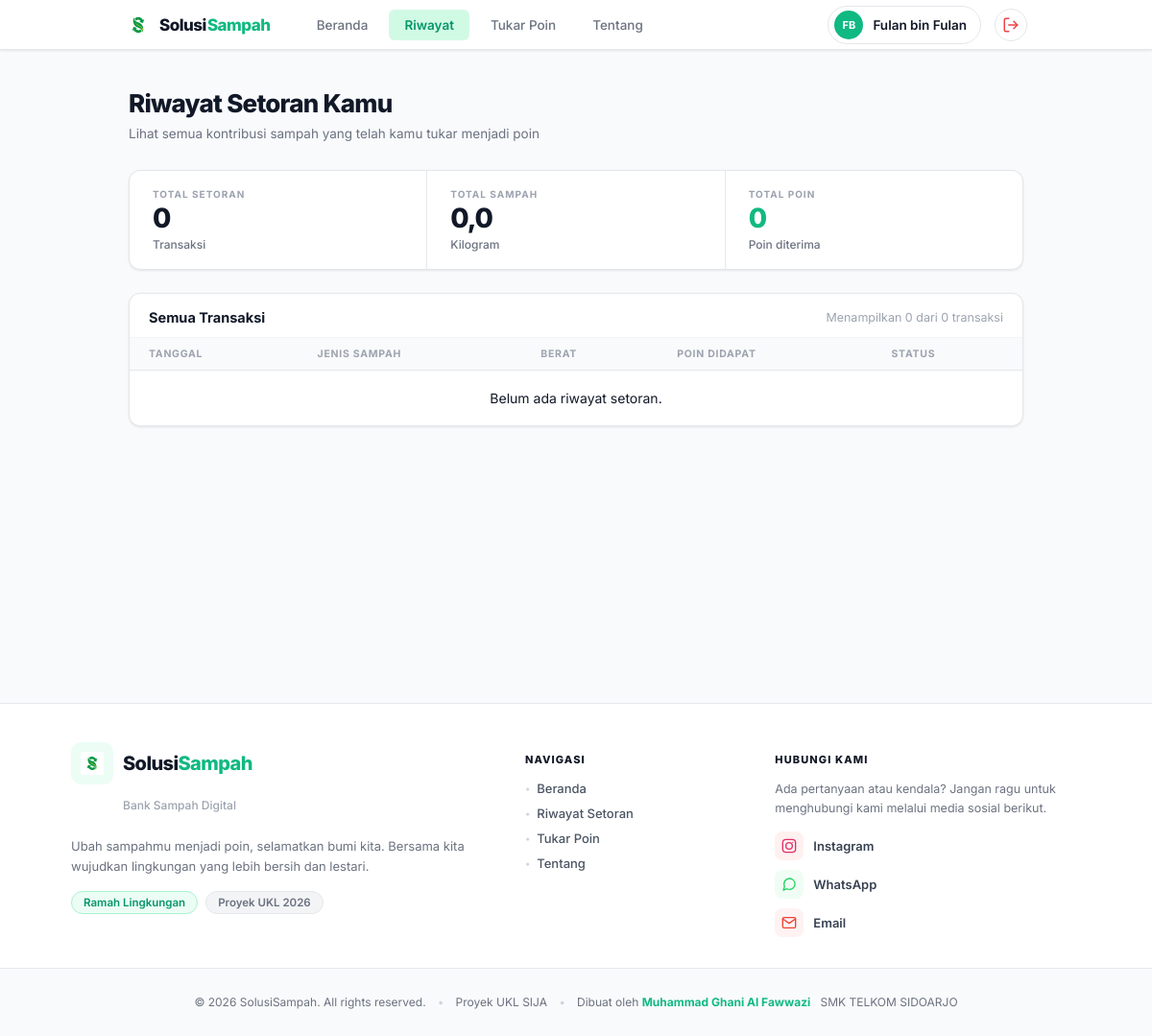
The app's page /nasabah/riwayat_user.php (signed in), older data.
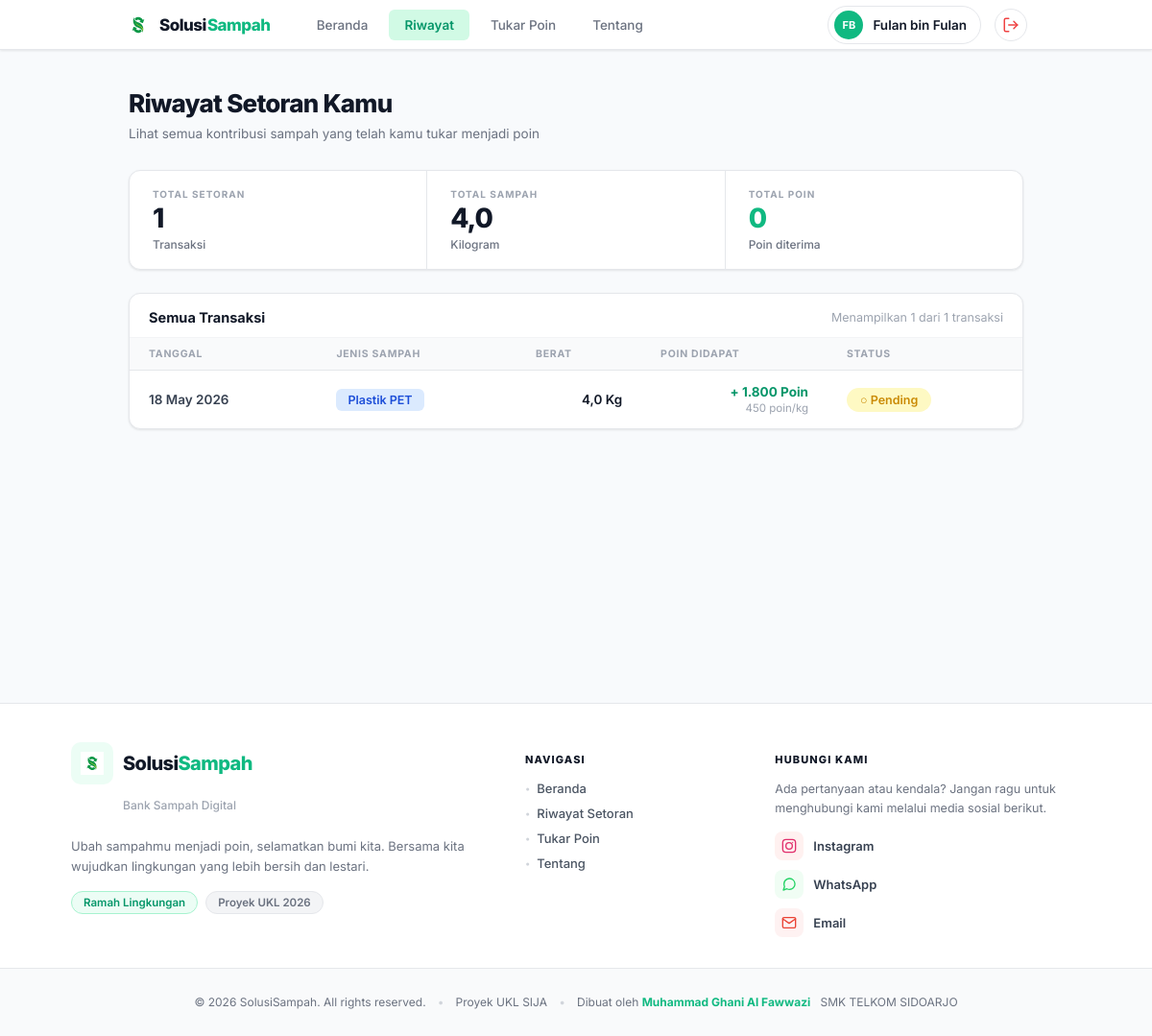
The same page, newer data.
### tables this page shows
CREATE TABLE `transaksi_setor` (
  `id_setor` int(11) NOT NULL,
  `id_admin` int(11) NOT NULL,
  `id_profile` int(11) NOT NULL,
  `id_kategori` int(11) NOT NULL,
  `berat` float NOT NULL,
  `poin` int(11) NOT NULL DEFAULT 0,
  `tgl_setor` datetime DEFAULT current_timestamp(),
  `status` enum('pending','claimed') DEFAULT 'pending',
  `catatan` varchar(255) DEFAULT NULL
);

CREATE TABLE `kategori_sampah` (
  `id_kategori` int(11) NOT NULL,
  `nama_sampah` varchar(50) NOT NULL,
  `poin_per_kg` int(11) NOT NULL,
  `deskripsi` text DEFAULT NULL
);

### nasabah/riwayat_user.php (the view, shortened to what the changed rows need)
<?php
include '../includes/config.php';
$id_account = $_SESSION['id_account'] ?? 0;
$query_nasabah = "SELECT * FROM nasabah WHERE id_account = ?";
$stmt_nasabah = mysqli_prepare($conn, $query_nasabah);
mysqli_stmt_bind_param($stmt_nasabah, "i", $id_account);
mysqli_stmt_execute($stmt_nasabah);
$nasabah_data = mysqli_fetch_assoc(mysqli_stmt_get_result($stmt_nasabah));
$id_nasabah = $nasabah_data['id_nasabah'] ?? 0;
$query_total_setoran = "SELECT COUNT(*) as total FROM transaksi_setor WHERE id_profile = ?";
$stmt_ts = mysqli_prepare($conn, $query_total_setoran);
mysqli_stmt_bind_param($stmt_ts, "i", $id_nasabah);
mysqli_stmt_execute($stmt_ts);
$total_setoran = mysqli_fetch_assoc(mysqli_stmt_get_result($stmt_ts))['total'] ?? 0;
$query_total_sampah = "SELECT SUM(berat) as total FROM transaksi_setor WHERE id_profile = ?";
$stmt_ts2 = mysqli_prepare($conn, $query_total_sampah);
mysqli_stmt_bind_param($stmt_ts2, "i", $id_nasabah);
mysqli_stmt_execute($stmt_ts2);
$total_sampah = mysqli_fetch_assoc(mysqli_stmt_get_result($stmt_ts2))['total'] ?? 0;
$where_sql = "ts.id_profile = ?";
$params = [$id_nasabah];
$types = "i";
$count_sql = "SELECT COUNT(*) as total FROM transaksi_setor ts
              LEFT JOIN kategori_sampah ks ON ts.id_kategori = ks.id_kategori
              WHERE $where_sql";
$stmt_count = mysqli_prepare($conn, $count_sql);
if (!empty($params)) {
    mysqli_stmt_bind_param($stmt_count, $types, ...$params);
}
mysqli_stmt_execute($stmt_count);
$total_records = mysqli_fetch_assoc(mysqli_stmt_get_result($stmt_count))['total'] ?? 0;
$limit = 8;
$page = isset($_GET['page']) ? (int)$_GET['page'] : 1;
$offset = ($page - 1) * $limit;
$query_data = "SELECT ts.*, ks.nama_sampah
               FROM transaksi_setor ts
               LEFT JOIN kategori_sampah ks ON ts.id_kategori = ks.id_kategori
               WHERE $where_sql
               ORDER BY ts.tgl_setor DESC LIMIT ? OFFSET ?";
$stmt_data = mysqli_prepare($conn, $query_data);
$types_data = $types . "ii";
$params_data = array_merge($params, [$limit, $offset]);
mysqli_stmt_bind_param($stmt_data, $types_data, ...$params_data);
mysqli_stmt_execute($stmt_data);
$result_data = mysqli_stmt_get_result($stmt_data);
?>
<!DOCTYPE html>
<html lang="id">
<head>
    <link rel="stylesheet" href="../css/navbar_user.css">
    <link rel="stylesheet" href="../css/riwayat_user.css">
    <link rel="stylesheet" href="../css/footer_user.css">
</head>
<body>
<main class="riwayat-main">
    <div class="riwayat-container">
        <div class="riwayat-page-header">
            <h1 class="riwayat-page-title">Riwayat Setoran Kamu</h1>
        </div>
        <div class="riwayat-summary-row">
            <div class="riwayat-stat-card">
                <p class="riwayat-stat-label">TOTAL SETORAN</p>
                <p class="riwayat-stat-value"><?= number_format($total_setoran, 0, ',', '.') ?></p>
                <p class="riwayat-stat-unit">Transaksi</p>
            </div>
            <div class="riwayat-stat-card">
                <p class="riwayat-stat-label">TOTAL SAMPAH</p>
                <p class="riwayat-stat-value"><?= number_format($total_sampah, 1, ',', '.') ?></p>
                <p class="riwayat-stat-unit">Kilogram</p>
            </div>
        </div>
        <div class="riwayat-table-card">
            <div class="riwayat-table-card-header">
                <h2 class="riwayat-table-title">Semua Transaksi</h2>
                <p class="riwayat-table-count">Menampilkan <?= mysqli_num_rows($result_data) ?> dari <?= $total_records ?> transaksi</p>
            </div>
            <div class="riwayat-table-wrap">
                <table class="riwayat-table">
                    <thead>
                        <tr>
                            <th class="riwayat-th-tgl">TANGGAL</th>
                            <th class="riwayat-th-kat">JENIS SAMPAH</th>
                            <th class="riwayat-th-berat">BERAT</th>
                            <th class="riwayat-th-poin">POIN DIDAPAT</th>
                            <th class="riwayat-th-status">STATUS</th>
                        </tr>
                    </thead>
                    <tbody>
                        <?php if (mysqli_num_rows($result_data) > 0): ?>
                            <?php while ($row = mysqli_fetch_assoc($result_data)):
                                $kategori_class = strtolower(explode(' ', $row['nama_sampah'] ?? 'plastik')[0]);
                                $is_claimed = $row['status'] === 'claimed';
                                $rate = $row['berat'] > 0 ? floor($row['poin'] / $row['berat']) : 0;
                            ?>
                            <tr class="riwayat-tr">
                                <td class="riwayat-td-tgl"><?= date('d F Y', strtotime($row['tgl_setor'])) ?></td>
                                <td>
                                    <span class="riwayat-kat-badge <?= $kategori_class ?>"><?= htmlspecialchars($row['nama_sampah'] ?? 'Lainnya') ?></span>
                                </td>
                                <td class="riwayat-td-berat"><?= number_format($row['berat'], 1, ',', '.') ?> Kg</td>
                                <td class="riwayat-td-poin">
                                    <p class="riwayat-poin-value">+ <?= number_format($row['poin'], 0, ',', '.') ?> Poin</p>
                                    <p class="riwayat-poin-rate"><?= number_format($rate, 0, ',', '.') ?> poin/kg</p>
                                </td>
                                <td>
                                    <?php if ($is_claimed): ?>
                                        <span class="riwayat-status-badge selesai">● Selesai</span>
                                    <?php else: ?>
                                        <span class="riwayat-status-badge pending" style="background-color: #FEF9C3; color: #CA8A04;">○ Pending</span>
                                    <?php endif; ?>
                                </td>
                            </tr>
                            <?php endwhile; ?>
                        <?php else: ?>
                            <tr>
                                <td colspan="5" style="text-align: center; padding: 20px;">Belum ada riwayat setoran.</td>
                            </tr>
                        <?php endif; ?>
                    </tbody>
                </table>
            </div>
        </div>
    </div>
</main>
<?php include '../includes/footer_user.php'; ?>
</body>
</html>

Row changes from the older to the newer data that the page shows:
added transaksi_setor: tgl_setor "18 May 2026", id_kategori.nama_sampah "Plastik PET", berat "4,0", poin "1.800", rate "450", status "○ Pending"
Text that changed along with them:
$total_setoran: "0" → "1"
$total_sampah: "0,0" → "4,0"
mysqli_num_rows($result_data): "0" → "1"
$total_records: "0" → "1"
text no longer shown: "Belum ada riwayat setoran."
